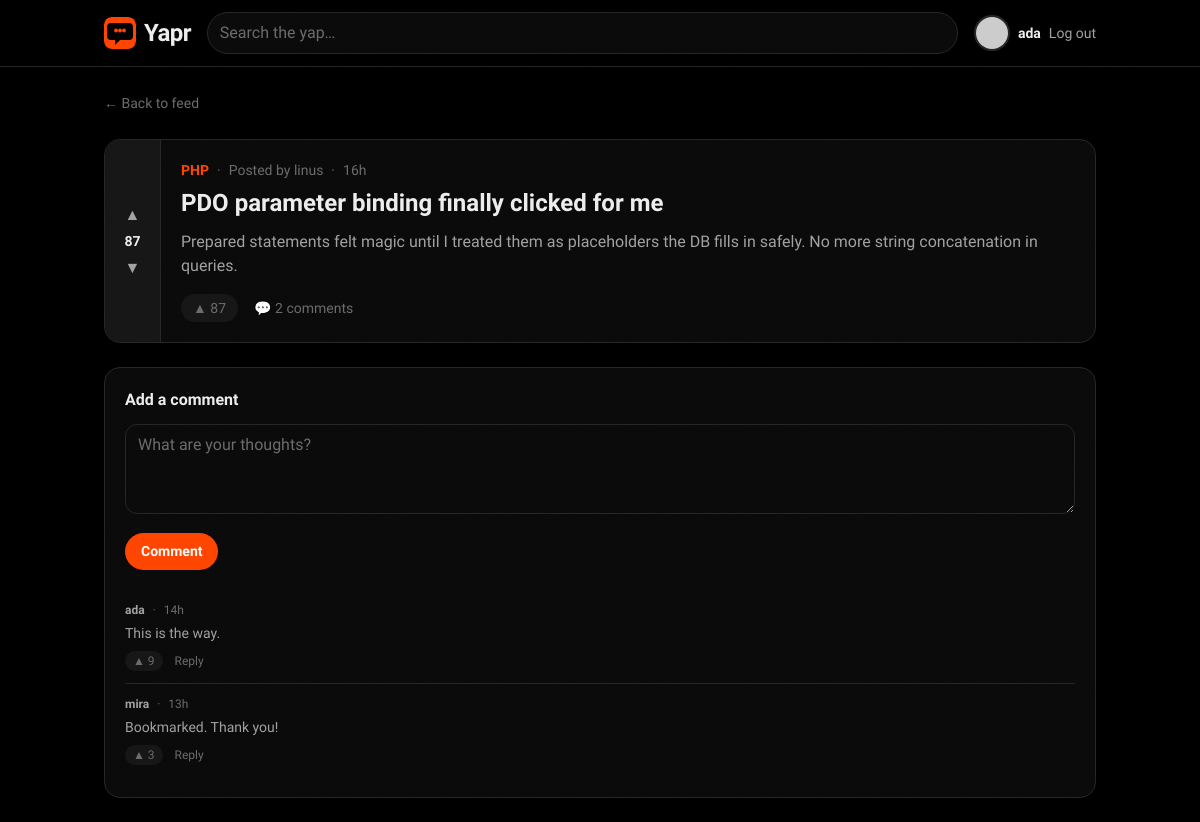
Screenshot of /post.php?id=2 (signed in) with the database file from the repository.
### tables this page shows
CREATE TABLE posts (
    id           INT UNSIGNED AUTO_INCREMENT PRIMARY KEY,
    title        VARCHAR(255) NOT NULL,
    body         TEXT         NOT NULL,
    user_id      INT UNSIGNED NOT NULL,
    community_id INT UNSIGNED NOT NULL,
    score        INT          NOT NULL DEFAULT 0,
    created_at   TIMESTAMP    NOT NULL DEFAULT CURRENT_TIMESTAMP,
    updated_at   TIMESTAMP    NOT NULL DEFAULT CURRENT_TIMESTAMP ON UPDATE CURRENT_TIMESTAMP,
    FOREIGN KEY (user_id)      REFERENCES users(id)       ON DELETE CASCADE,
    FOREIGN KEY (community_id) REFERENCES communities(id) ON DELETE CASCADE
);

CREATE TABLE communities (
    id          INT UNSIGNED AUTO_INCREMENT PRIMARY KEY,
    name        VARCHAR(50)  NOT NULL,
    slug        VARCHAR(60)  NOT NULL UNIQUE,
    description TEXT         DEFAULT NULL,
    owner_id    INT UNSIGNED NOT NULL,
    created_at  TIMESTAMP    NOT NULL DEFAULT CURRENT_TIMESTAMP,
    FOREIGN KEY (owner_id) REFERENCES users(id) ON DELETE CASCADE
);

CREATE TABLE comments (
    id         INT UNSIGNED AUTO_INCREMENT PRIMARY KEY,
    body       TEXT         NOT NULL,
    user_id    INT UNSIGNED NOT NULL,
    post_id    INT UNSIGNED NOT NULL,
    parent_id  INT UNSIGNED DEFAULT NULL,
    score      INT          NOT NULL DEFAULT 0,
    created_at TIMESTAMP    NOT NULL DEFAULT CURRENT_TIMESTAMP,
    FOREIGN KEY (user_id)   REFERENCES users(id)   ON DELETE CASCADE,
    FOREIGN KEY (post_id)   REFERENCES posts(id)   ON DELETE CASCADE,
    FOREIGN KEY (parent_id) REFERENCES comments(id) ON DELETE CASCADE
);

### api/post.php (the view, shortened to what this page needs)
<?php
require __DIR__ . '/includes/db.php';
require __DIR__ . '/includes/helpers.php';
$id = (int) ($_GET['id'] ?? 0);
$postResult = mysqli_query($conn, "
    SELECT p.*, u.username AS author_username,
           c.name AS community_name, c.slug AS community_slug,
           (SELECT COUNT(*) FROM comments WHERE post_id = p.id) AS comments_count
    FROM posts p
    JOIN users u ON p.user_id = u.id
    JOIN communities c ON p.community_id = c.id
    WHERE p.id = $id
");
$post = mysqli_fetch_assoc($postResult);
$post['author'] = ['username' => $post['author_username']];
$post['community'] = $post['community_name'];
$post['time'] = timeAgo($post['created_at']);
$post['comments_count'] = $post['comments_count'] ?? 0;
$commentsResult = mysqli_query($conn, "
    SELECT c.*, u.username AS author_username
    FROM comments c
    JOIN users u ON c.user_id = u.id
    WHERE c.post_id = $id
    ORDER BY c.created_at ASC
");
$postComments = [];
while ($row = mysqli_fetch_assoc($commentsResult)) {
    $row['author'] = ['username' => $row['author_username']];
    $row['time'] = timeAgo($row['created_at']);
    $postComments[] = $row;
}
require __DIR__ . '/includes/header.php';
?>
<div class="space-y-6">
  <a href="index.php" class="text-sm text-ink-faint transition hover:text-pop">← Back to feed</a>
  <article class="card flex reveal overflow-hidden">
    <div class="vote-rail" data-score="<?= esc($post['score']) ?>">
      <button type="button" class="vote-btn is-up" aria-label="Upvote">▲</button>
      <span class="vote-score"><?= esc($post['score']) ?></span>
      <button type="button" class="vote-btn is-down" aria-label="Downvote">▼</button>
    </div>
    <div class="min-w-0 flex-1 p-5">
      <div class="mb-2 flex flex-wrap items-center gap-2 text-sm text-ink-faint">
        <span class="font-display font-semibold text-pop"><?= esc($post['community']) ?></span>
        <span>·</span><span>Posted by <?= esc($post['author']['username']) ?></span>
        <span>·</span><span><?= esc($post['time']) ?></span>
      </div>
      <h1 class="font-display text-2xl font-bold leading-tight text-ink"><?= esc($post['title']) ?></h1>
      <p class="mt-3 whitespace-pre-line text-ink-soft"><?= esc($post['body']) ?></p>
      <div class="mt-4 flex items-center gap-4 text-sm text-ink-faint">
        <span class="flex items-center gap-1 rounded-full bg-night-raised px-3 py-1">▲ <?= esc($post['score']) ?></span>
        <span>💬 <?= esc($post['comments_count']) ?> comments</span>
      </div>
    </div>
  </article>
  <section class="card reveal p-5">
    <h2 class="mb-3 font-display font-semibold text-ink">Add a comment</h2>
    <form action="post.php?id=<?= $id ?>" method="post" class="space-y-3">
      <textarea name="body" rows="3" placeholder="What are your thoughts?"
                class="field"></textarea>
      <button type="submit" class="btn-pop">Comment</button>
    </form>
    <div class="mt-5 divide-y divide-line">
      <?php foreach ($postComments as $c): ?>
        <?= commentItemHtml($c) ?>
      <?php endforeach; ?>
    </div>
  </section>
</div>
<?php require __DIR__ . '/includes/footer.php'; ?>

### api/includes/helpers.php (shortened to what this page needs)
<?php
function timeAgo(string $datetime): string {
    $timestamp = strtotime($datetime);
    $diff = time() - $timestamp;
    if ($diff < 86400) return floor($diff / 3600) . 'h';
    return date('M j', $timestamp);
}
function esc($value): string {
    return htmlspecialchars((string) $value, ENT_QUOTES, 'UTF-8');
}
function avatarHtml(array $user, int $size = 10): string {
    $username = $user['username'] ?? 'guest';
    $initial = esc(mb_strtoupper(mb_substr($username, 0, 1)));
    $color = esc($user['avatar_color'] ?? '#ff4500');
    $px = $size * 4;
    $initialCircle = sprintf(
        '<div style="width:%1$dpx;height:%1$dpx;background-color:%2$s"'
        . ' class="flex items-center justify-center rounded-full border-2 border-line text-white font-semibold animate-scale-in">%3$s</div>',
        $px, $color, $initial
    );
    $url = $user['avatar_url'] ?? '';
    if ($url === '') {
        $url = 'https://api.dicebear.com/9.x/bottts/svg?seed=' . rawurlencode($username);
    }
    $fallback = "'" . str_replace('"', '&quot;', $initialCircle) . "'";
    return sprintf(
        '<img src="%1$s" alt="%2$s" width="%3$d" height="%3$d" loading="lazy"'
        . ' style="width:%3$dpx;height:%3$dpx;object-fit:cover;border-radius:9999px"'
        . ' class="rounded-full border-2 border-line object-cover"'
        . ' onerror="this.onerror=null;this.outerHTML=%4$s">',
        esc($url), esc($username), $px, $fallback
    );
}
function commentItemHtml(array $c, int $depth = 0, int $index = 0): string {
    $author = $c['author']['username'] ?? 'unknown';
    $body = esc($c['body'] ?? '');
    $time = esc($c['time'] ?? '');
    $score = esc($c['score'] ?? 0);
    $indent = $depth > 0 ? 'ml-6 border-l-2 border-line pl-4' : '';
    $delay = min($index, 7) * 55;
    return <<<HTML
    <div class="reveal py-3 {$indent}" style="--reveal-delay:{$delay}ms">
      <div class="flex flex-wrap items-center gap-2 text-xs text-ink-faint">
        <span class="font-semibold text-ink-soft">{$author}</span>
        <span>·</span><span>{$time}</span>
      </div>
      <p class="mt-1 text-sm leading-relaxed text-ink-soft">{$body}</p>
      <div class="mt-1.5 flex items-center gap-3 text-xs font-medium text-ink-faint">
        <span class="inline-flex cursor-pointer items-center gap-1 rounded-full bg-night-raised px-2 py-0.5 transition hover:text-pop">▲ {$score}</span>
        <span class="cursor-pointer transition hover:text-pop">Reply</span>
      </div>
    </div>
HTML;
}

### public/css/polish.css (style rules this page uses)
.reveal { opacity: 0; transform: translateY(20px); transition: opacity 0.35s cubic-bezier(0.23, 1, 0.32, 1), transform 0.35s cubic-bezier(0.23, 1, 0.32, 1); transition-delay: var(--reveal-delay, 0ms); }
.reveal.visible { opacity: 1; transform: translateY(0); }
.ripple-container { position: relative; overflow: hidden; }
html { background: #000; }

### api/includes/header.php (style rules this page uses)
:root { --ease-out: cubic-bezier(0.23, 1, 0.32, 1); }
body { background: #000000; -webkit-font-smoothing: antialiased; -moz-osx-font-smoothing: grayscale; }
.card { position: relative; border-radius: 1rem; border: 1px solid #262626; background: #0a0a0a; transition: transform 200ms var(--ease-out), border-color 200ms var(--ease-out), box-shadow 200ms var(--ease-out); }
.btn-primary, .btn-pop { display: inline-flex; align-items: center; justify-content: center; border-radius: 9999px; padding: 0.5rem 1rem; font-size: 0.875rem; font-weight: 600; transition: transform 150ms var(--ease-out), background 150ms var(--ease-out), color 150ms var(--ease-out); }
.btn-pop { background: #ff4500; color: #fff; }
.vote-rail { display: flex; width: 3.5rem; flex-shrink: 0; flex-direction: column; align-items: center; justify-content: center; gap: 0.125rem; border-top-left-radius: 1rem; border-bottom-left-radius: 1rem; border-right: 1px solid #262626; background: #161616; padding: 0.75rem 0; color: #a1a1a1; }
.vote-btn { display: flex; height: 1.75rem; width: 1.75rem; align-items: center; justify-content: center; border-radius: 9999px; font-size: 1rem; line-height: 1; transition: transform 150ms var(--ease-out), background 150ms var(--ease-out), color 150ms var(--ease-out); }
.vote-score { font-family: "Bricolage Grotesque", system-ui, sans-serif; font-size: 0.875rem; font-weight: 700; font-variant-numeric: tabular-nums; color: #ededed; }
.field { width: 100%; border-radius: 0.75rem; border: 1px solid #262626; background: #0a0a0a; padding: 0.5rem 0.75rem; color: #ededed; transition: border-color 150ms var(--ease-out), box-shadow 150ms var(--ease-out); }
.field::placeholder { color: #6b6b6b; }

### rows the page displays
posts: score "87", community.name "PHP", title "PDO parameter binding finally clicked for me", body "Prepared statements felt magic until I treated them as placeholders the DB fills in safely. No more string concatenation in queries."
comments: author "ada", time "14h", body "This is the way.", score "9"
comments: author "mira", time "13h", body "Bookmarked. Thank you!", score "3"

### other values shown
$user['username'] "ada"
$post['author']['username'] "linus"
$post['time'] "16h"
$post['comments_count'] "2"
